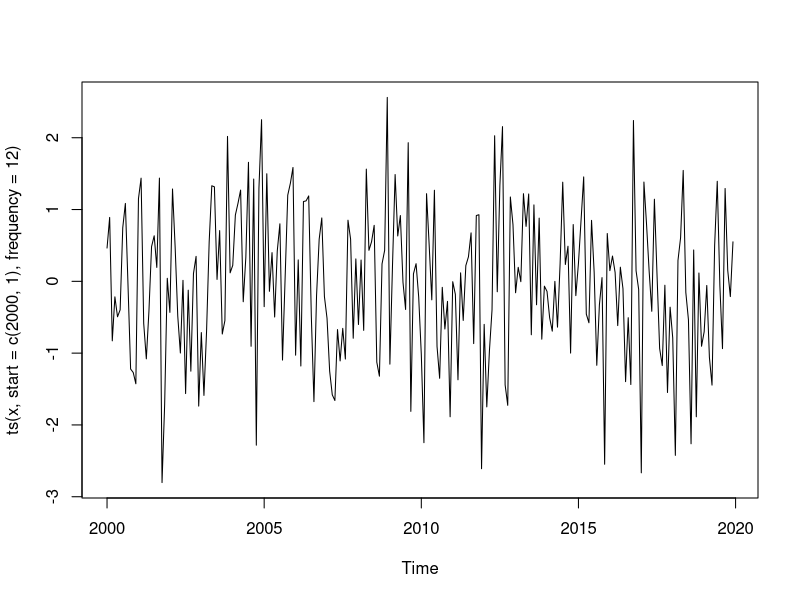
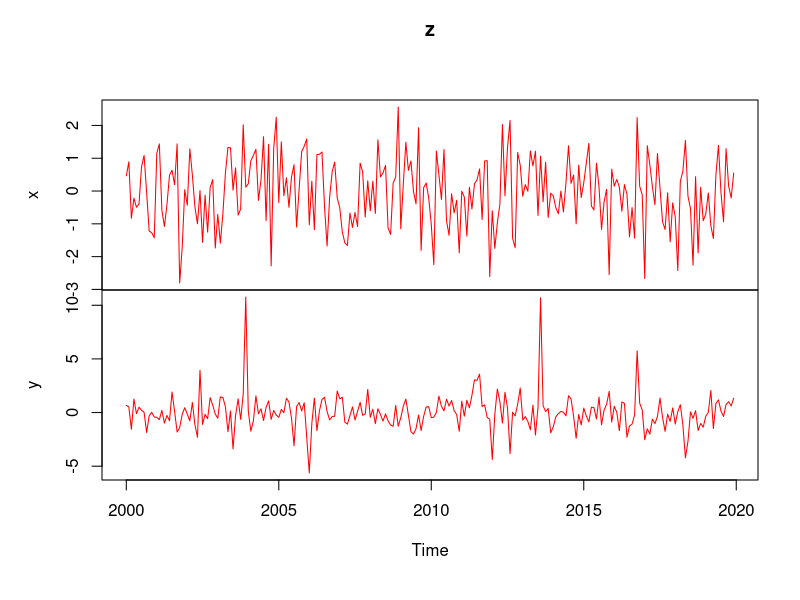
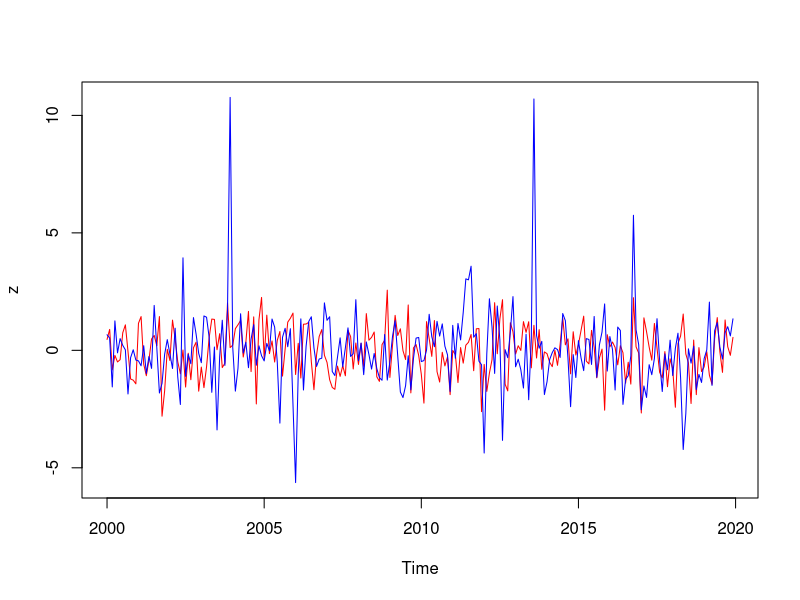
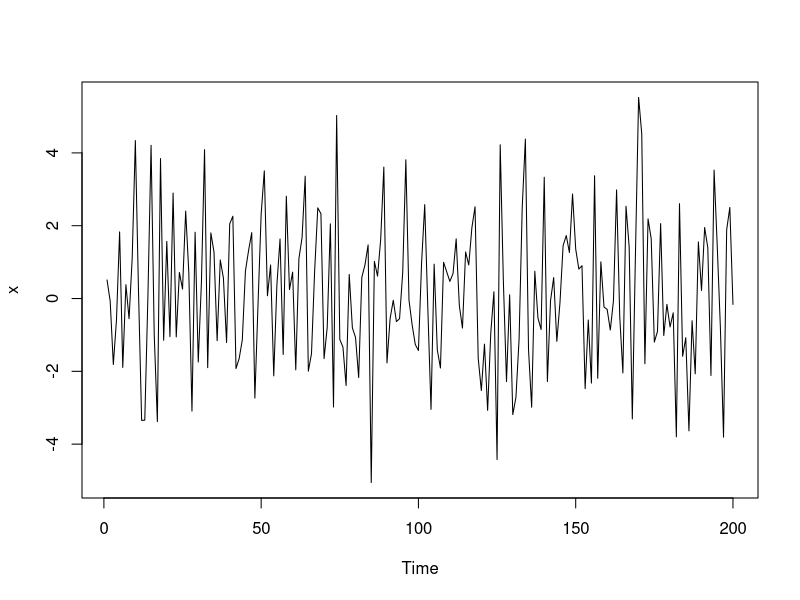
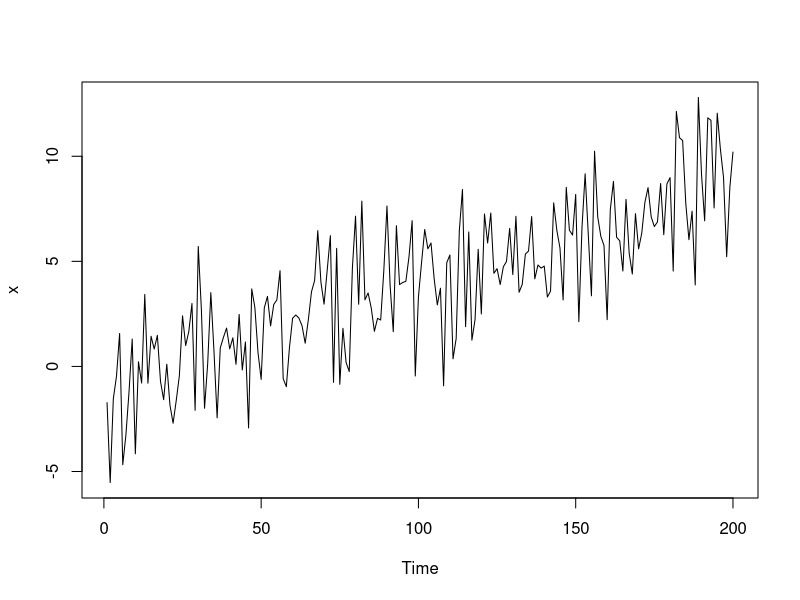
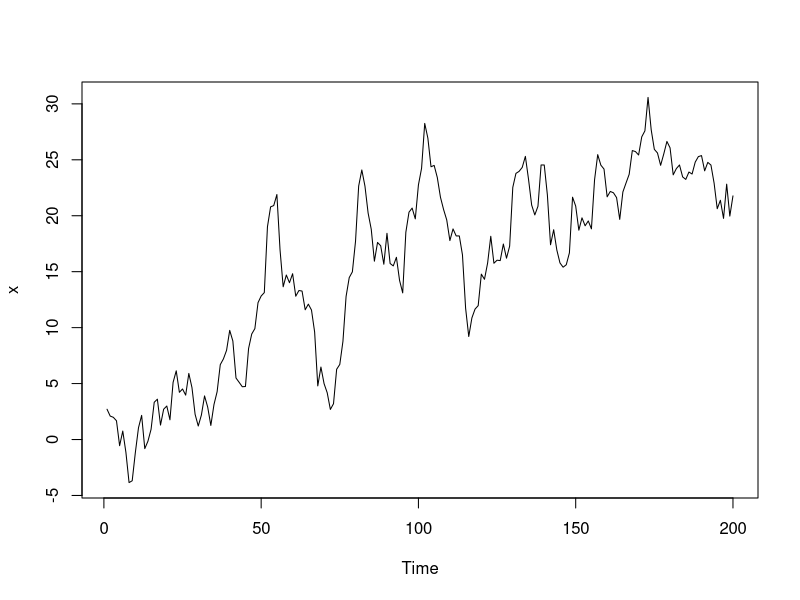
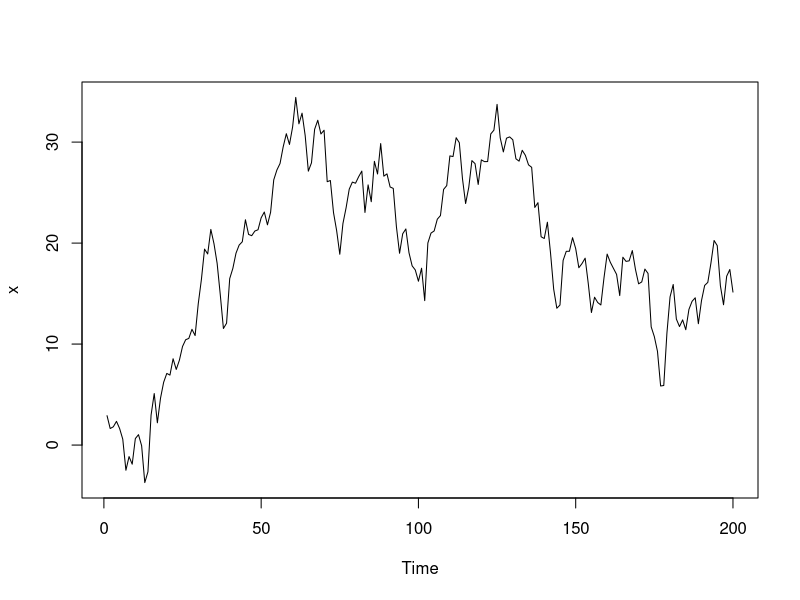
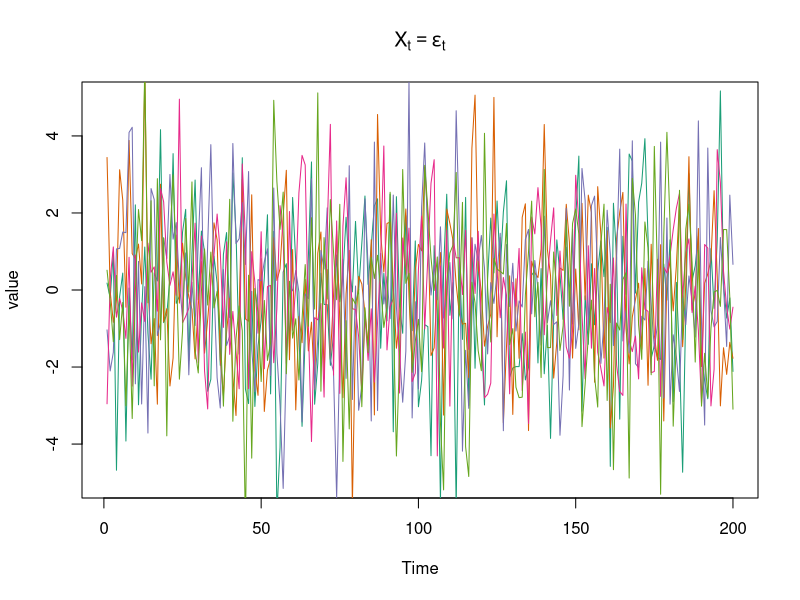

Reproduce these figures in R, in order.
### 
### 第12講 サンプルコード
###

## 基本的なplotの使い方
x <- rnorm(240) # 正規分布のホワイトノイズ
plot(ts(x, start=c(2000,1), frequency=12)) # 2000年からの毎月のデータを想定
## 複数の系列を表示する場合
y <- rt(240,df=4) # t-分布のホワイトノイズ
z <- ts(data.frame(x,y),
	start=c(2000,1), frequency=12) 
plot(z, col="red") # 指定しなければ個別にグラフを描画
plot(z, plot.type="single", col=c("red","blue"))

### 
### 練習問題 基本的な時系列モデル
### 

Tmax <- 200 # 時系列の長さ t=1,..,Tmax
K <- 5 # 生成する時系列の数
## set.seed(123) # 必要なら乱数のシードを指定する

## ホワイトノイズの生成と図示
x <- ts(rnorm(Tmax, sd=2)) # 分散4=標準偏差2
plot(x)
## x <- ts(rt(n, df=4)) # 正規分布ではなく，例えば自由度4のt分布の場合

### トレンドのあるホワイトノイズ
x <- ts(rnorm(Tmax, sd=2) -1 + 0.05*(1:Tmax))
plot(x)

### ランダムウォーク
## 定義に則ってrecursiveに計算する
x <- ts(rnorm(Tmax, sd=2)) # はじめは epslion が入っている
for(t in 2:Tmax) {
    x[t] <- x[t-1] + x[t] # 順に足し合わせていく
}
plot(x)

## 同じ演算をする関数が用意されている
x <- ts(cumsum(rnorm(Tmax, sd=2))) # 逐次的に加算を行う関数
plot(x)
## 書き方はいろいろあるので考えてみて下さい

### 複数の系列を表示する場合

## 系列を異なる色で表示するための準備
## 右下ペインの package タブから RColorBrewer をインストール
## install.packages("RColorBrewer") 
library(RColorBrewer)
my_col <- brewer.pal(K,"Dark2") # 暗めの色合いのパレットを利用
## 色合いの例は関数 display.brewer.all()
## my_col <- rainbow(K) # いわゆるレインボーカラーを使う場合
## 黄色などが見えにくい場合もあるので，スライドなどに使う場合は注意が必要

## ホワイトノイズの生成と図示
plot(x=ts(1:Tmax),
     ylim=c(-5,5), ylab="value", # yの範囲は適宜調整すること
     main=expression(X[t] == epsilon[t]), # 数式で表示
     type="n") # 枠だけ作図
for(i in 1:K) {
    x <- ts(rnorm(Tmax, sd=2))
    lines(x, col=my_col[i])
}

## データフレーム化して表示する場合
z <- ts(replicate(K, # K回以下の関数を実行する
                  rnorm(Tmax, sd=2)))
## 個別に作図
plot(x=z, # 既定値は plot.type="multiple"
     ylab="value", col="blue",
     main=expression(X[t] == epsilon[t]))

## まとめて一枚
plot(x=z, plot.type="single",
     ylab="value", col=my_col,
     main=expression(X[t] == epsilon[t]))

### トレンドのあるホワイトノイズ
z <- ts(replicate(K,
                  rnorm(Tmax, sd=2) -1 + 0.05*(1:Tmax)))
plot(x=z, plot.type="single",
     ylab="value", col=my_col,
     main=expression(X[t] == -1 + 0.05 * t + epsilon[t]))

### ランダムウォーク
z <- ts(replicate(K,
                  cumsum(rnorm(Tmax, sd=2))))
plot(x=z, plot.type="single",
     ylab="value", col=my_col,
     main=expression(X[t] == X[t-1] + epsilon[t]))

###
### 練習問題 より一般の時系列モデル
###

## 設定は前の練習問題と同じ
Tmax <- 200 # 時系列の長さ t=1,..,Tmax
K <- 5 # 生成する時系列の数
my_col <- brewer.pal(K,"Dark2") 
## 書き方は以下に示したもの以外にもいろいろあるので考えてみて下さい

### AR(2)モデルのシミュレーション
a <- c(0.67, 0.26) # ARの係数
epsilon <- rnorm(Tmax) # epsilonを生成
x <- double(Tmax)      # 変数を用意
x[1:2] <- epsilon[1:2] # 初期値は(epsilon1, epsilon2)
for(t in 3:Tmax) {
    x[t] <- a %*% x[t-1:2] + epsilon[t] # %*% はベクトルの内積計算
}
plot(ts(x)) # 時系列classに変換して表示

## 複数の系列を表示
myAR <- function(a, epsilon){ # 以下に一連の手続きを記述して関数化しておく
    p <- length(a) # 次数pを取得
    Tmax <- length(epsilon) # 時系列の長さを取得
    x <- double(Tmax)      # 変数を用意
    x[1:p] <- epsilon[1:p] # 初期値は(epsilon1,...)
    for(t in (p+1):Tmax) {
        x[t] <- a %*% x[t-1:p] + epsilon[t]
    }
    return(x) # 計算結果のxを返す
}
## 使い方は a と epsilon(ホワイトノイズ)を指定する
x <- myAR(a=c(0.6, 0.3, 0.1), epsilon=rnorm(100))
plot(ts(x))
## 関数の引数として Tmax を指定する方法もあるが
## 様々なホワイトノイズを試したい場合もあるのでそれを指定するように定義しておく

## データフレームを作成して表示
df.ar <- ts(replicate(K, myAR(a=a, epsilon=rnorm(Tmax))))
plot(x=df.ar, plot.type="single",
     ylab="value", col=my_col,
     main="AR(2)")

### MA(2)モデルのシミュレーション
b <- c(0.44, 0.08) # MAの係数
epsilon <- rnorm(Tmax)
x <- ts(double(Tmax))
x[1:2] <- epsilon[1:2]   
for(t in 3:Tmax) {
    x[t] <- b %*% epsilon[t-1:2] + epsilon[t]
}
plot(ts(x))

## 複数の系列を表示
myMA <- function(b, epsilon){
    q <- length(b) # 次数qを取得
    Tmax <- length(epsilon) # 時系列の長さを取得
    x <- double(Tmax)
    x[1:q] <- epsilon[1:q]   
    for(t in (q+1):Tmax) {
        x[t] <- b %*% epsilon[t-1:q] + epsilon[t]
    }
    return(x)
}
df.ma <- ts(replicate(K, myMA(b=b, epsilon=rnorm(Tmax))))
plot(x=df.ma, plot.type="single",
     ylab="value", col=my_col,
     main="MA(2)")

### ARMA(2,1)モデルのシミュレーション
a <- c(0.8, -0.64) # ARの係数
b <- -0.5          # MAの係数
epsilon <- rnorm(Tmax)
x <- double(Tmax)
x[1:2] <- epsilon[1:2]
for(t in 3:Tmax) {
    x[t] <- a %*% x[t-1:2] + b %*% epsilon[t-1] + epsilon[t]
    ## bは1次元なのでこの問題では b*epsilon でも可
}
plot(ts(x))

## 複数の系列を表示
myARMA <- function(a, b, epsilon){
    p <- length(a)
    q <- length(b)
    r <- max(p,q)
    Tmax <- length(epsilon) # 時系列の長さを取得
    x <- double(Tmax)
    x[1:r] <- epsilon[1:r]
    for(t in (r+1):Tmax) {
        x[t] <- a %*% x[t-1:p] + b %*% epsilon[t-1:q] + epsilon[t]
    }
    return(x)
}
df.arma <- ts(replicate(K, myARMA(a=a, b=b, epsilon=rnorm(Tmax))))
plot(x=df.arma, plot.type="single",
     ylab="value", col=my_col,
     main="ARMA(2,1)")
## 関数 filter や arima.sim などを利用することもできる

### 
### 練習問題 自己相関
### 

K <- 4 # 表示する時系列の数 (4つを並べて比較する)
## my_col K=5 で作ったものをそのまま利用，別途作成してもよい

### AR(2)モデルの自己相関
orgpar <- par(mfrow=c(2,2)) # グラフを2x2(行方向の順)に並べる
for(i in 1:K) {
    acf(df.ar[,i], col=my_col[i], main=paste("AR series",i))
}
par(orgpar) # もとのparの内容に戻す

### MA(2)モデルの自己相関
orgpar <- par(mfrow=c(2,2))
for(i in 1:K) {
    acf(df.ma[,i], col=my_col[i], main=paste("MA series",i))
}
par(orgpar) # もとのparの内容に戻す

### ARMA(2,1)モデルの自己相関
orgpar <- par(mfrow=c(2,2))
for(i in 1:K) {
    acf(df.arma[,i], col=my_col[i], main=paste("ARMA series",i))
}
par(orgpar) # もとのparの内容に戻す
